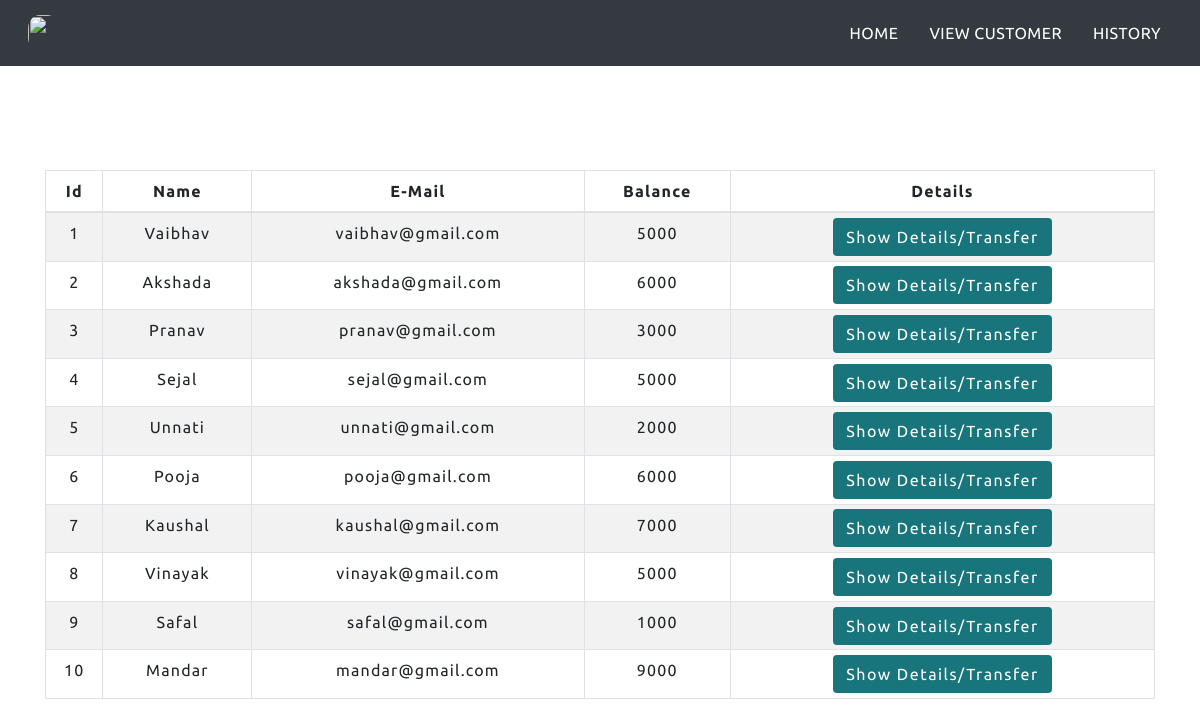
The app's page /transfermoney.php with its own data.
### tables this page shows
CREATE TABLE `users` (
  `id` int(5) NOT NULL,
  `name` text NOT NULL,
  `email` varchar(30) NOT NULL,
  `balance` int(8) NOT NULL
);

### transfermoney.php (the view, shortened to what this page needs)
<!DOCTYPE html>
<html lang="en">
<head>
    <link rel="stylesheet" href="https://maxcdn.bootstrapcdn.com/bootstrap/4.0.0/css/bootstrap.min.css">
    <link rel="stylesheet" type="text/css" href="css/table.css">
    <link rel="stylesheet" type="text/css" href="css/navbar.css">
    <link rel="stylesheet" type="text/css" href="css/style.css">
</head>
<body>
<?php
    include 'config.php';
    $sql = "SELECT * FROM users";
    $result = mysqli_query($conn,$sql);
?>
<?php
  include 'navbar.php';
?>
<div class="container">
        <h2 class="text-center pt-4">Transfer Money</h2>
        <br>
            <div class="row">
                <div class="col">
                    <div class="table-responsive-sm">
                    <table class="table table-hover table-sm table-striped table-condensed table-bordered">
                        <thead>
                            <tr>
                            <th scope="col" class="text-center py-2">Id</th>
                            <th scope="col" class="text-center py-2">Name</th>
                            <th scope="col" class="text-center py-2">E-Mail</th>
                            <th scope="col" class="text-center py-2">Balance</th>
                            <th scope="col" class="text-center py-2">Details</th>
                            </tr>
                        </thead>
                        <tbody>
                <?php
                    while($rows=mysqli_fetch_assoc($result)){
                ?>
                    <tr>
                        <td class="py-2"><?php echo $rows['id'] ?></td>
                        <td class="py-2"><?php echo $rows['name']?></td>
                        <td class="py-2"><?php echo $rows['email']?></td>
                        <td class="py-2"><?php echo $rows['balance']?></td>
                        <td><a href="selecteduserdetail.php?id= <?php echo $rows['id'] ;?>"> <button type="button" class="btn">Show Details/Transfer</button></a></td>
                    </tr>
                <?php
                    }
                ?>
                        </tbody>
                    </table>
                    </div>
                </div>
            </div>
         </div>
</body>
</html>

### navbar.php (shortened to what this page needs)
<nav class="navbar navbar-expand-md navbar-light bg-dark">
<a class="logoBtn" href="index.php"><img src="https://www.pngitem.com/pimgs/m/101-1016890_icon-bank-logo-png-transparent-png.png" alt=""></a>
<div class="collapse navbar-collapse" id="collapsibleNavbar">
      <ul class="navbar-nav ml-auto">
        <li class="nav-item">
          <a class="nav-link" href="index.php">HOME</a>
        </li>
        <li class="nav-item">
          <a class="nav-link" href="transfermoney.php">VIEW CUSTOMER</a>
        </li>
        <li class="nav-item">
          <a class="nav-link" href="transactionhistory.php">HISTORY</a>
        </li>
    </div>
 </nav>

### css/table.css (style rules this page uses)
* { padding: 0; margin: 0; box-sizing: border-box; font-family: sans-serif; }
h2 { font-size: 40px; }
table { letter-spacing: 1.2px; }
td { text-align: center; }
button { border:none; background: #d9d9d9; transition: 1s; }

### css/navbar.css (style rules this page uses)
.nav-link { margin-right: 15px; color:#ffffff; letter-spacing: 0.5px; transition: 0.5s; }
h2 { color: #ffffff; letter-spacing: 0.5px; font-family: raleway; }
.navbar-light .navbar-nav .nav-link { color: rgb(255 255 255); }
.logoBtn { display: flex; padding: 5px 10px; align-items: center; justify-content: space-between; }
.logoBtn img { width: 35px; display: block; border-radius: 40%; height: 40px; padding: 2px; }

### css/style.css (style rules this page uses)
* { padding: 0; margin: 0; box-sizing: border-box; font-family: 'Ubuntu', sans-serif; }
button { border:none; border-radius: 8px; padding: 10px; background:#18757c; color:white; letter-spacing: 1.5px; font-size: 15px; transition: 0.5s; }
.logoBtn { display: flex; padding: 5px 10px; align-items: center; justify-content: space-between; }
.logoBtn img { width: 35px; display: block; border-radius: 40%; height: 40px; padding: 2px; }

### transfermoney.php (style rules this page uses)
button { transition: 1.5s; }

### records on screen
users: id "1", name "Vaibhav", email "vaibhav@gmail.com", balance "5000"
users: id "2", name "Akshada", email "akshada@gmail.com", balance "6000"
users: id "3", name "Pranav", email "pranav@gmail.com", balance "3000"
users: id "4", name "Sejal", email "sejal@gmail.com", balance "5000"
users: id "5", name "Unnati", email "unnati@gmail.com", balance "2000"
users: id "6", name "Pooja", email "pooja@gmail.com", balance "6000"
users: id "7", name "Kaushal", email "kaushal@gmail.com", balance "7000"
users: id "8", name "Vinayak", email "vinayak@gmail.com", balance "5000"
users: id "9", name "Safal", email "safal@gmail.com", balance "1000"
users: id "10", name "Mandar", email "mandar@gmail.com", balance "9000"
